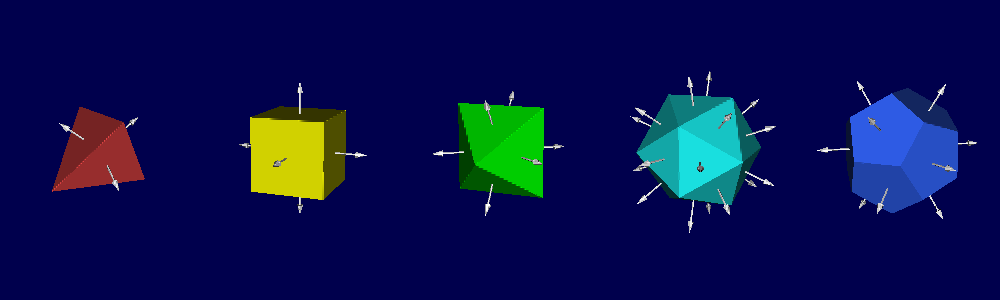

Write Python code to recreate this figure.
#!/usr/bin/env python

# Demonstrate vtkPlatonicSolidSource with cell normals visualized as
# arrow glyphs at cell centers, one viewport per solid type.

# Factory overrides
import vtkmodules.vtkInteractionStyle  # noqa: F401
import vtkmodules.vtkRenderingFreeType  # noqa: F401
import vtkmodules.vtkRenderingOpenGL2  # noqa: F401

from vtkmodules.vtkFiltersCore import (
    vtkCellCenters,
    vtkGlyph3D,
    vtkPolyDataNormals,
)
from vtkmodules.vtkFiltersSources import (
    vtkArrowSource,
    vtkPlatonicSolidSource,
)
from vtkmodules.vtkRenderingCore import (
    vtkActor,
    vtkPolyDataMapper,
    vtkRenderWindow,
    vtkRenderWindowInteractor,
    vtkRenderer,
)

# Solid 0: Tetrahedron
source_0 = vtkPlatonicSolidSource()
source_0.SetSolidType(0)
source_0.Update()

normals_0 = vtkPolyDataNormals()
normals_0.SetInputConnection(source_0.GetOutputPort())
normals_0.ComputeCellNormalsOn()
normals_0.ComputePointNormalsOff()
normals_0.SplittingOff()
normals_0.Update()

centers_0 = vtkCellCenters()
centers_0.SetInputConnection(normals_0.GetOutputPort())
centers_0.Update()

arrow_0 = vtkArrowSource()

glyphs_0 = vtkGlyph3D()
glyphs_0.SetInputConnection(centers_0.GetOutputPort())
glyphs_0.SetSourceConnection(arrow_0.GetOutputPort())
glyphs_0.SetScaleModeToScaleByVector()
glyphs_0.SetScaleFactor(0.5)
glyphs_0.SetVectorModeToUseNormal()
glyphs_0.Update()

glyph_mapper_0 = vtkPolyDataMapper()
glyph_mapper_0.SetInputConnection(glyphs_0.GetOutputPort())
glyph_mapper_0.ScalarVisibilityOff()

glyph_actor_0 = vtkActor()
glyph_actor_0.SetMapper(glyph_mapper_0)

solid_mapper_0 = vtkPolyDataMapper()
solid_mapper_0.SetInputConnection(source_0.GetOutputPort())
solid_mapper_0.ScalarVisibilityOff()

solid_actor_0 = vtkActor()
solid_actor_0.GetProperty().SetColor(1.0, 0.3, 0.3)
solid_actor_0.SetMapper(solid_mapper_0)

renderer_0 = vtkRenderer()
renderer_0.SetBackground(0.0, 0.0, 0.3)
renderer_0.AddActor(glyph_actor_0)
renderer_0.AddActor(solid_actor_0)

# Solid 1: Cube
source_1 = vtkPlatonicSolidSource()
source_1.SetSolidType(1)
source_1.Update()

normals_1 = vtkPolyDataNormals()
normals_1.SetInputConnection(source_1.GetOutputPort())
normals_1.ComputeCellNormalsOn()
normals_1.ComputePointNormalsOff()
normals_1.SplittingOff()
normals_1.Update()

centers_1 = vtkCellCenters()
centers_1.SetInputConnection(normals_1.GetOutputPort())
centers_1.Update()

arrow_1 = vtkArrowSource()

glyphs_1 = vtkGlyph3D()
glyphs_1.SetInputConnection(centers_1.GetOutputPort())
glyphs_1.SetSourceConnection(arrow_1.GetOutputPort())
glyphs_1.SetScaleModeToScaleByVector()
glyphs_1.SetScaleFactor(0.5)
glyphs_1.SetVectorModeToUseNormal()
glyphs_1.Update()

glyph_mapper_1 = vtkPolyDataMapper()
glyph_mapper_1.SetInputConnection(glyphs_1.GetOutputPort())
glyph_mapper_1.ScalarVisibilityOff()

glyph_actor_1 = vtkActor()
glyph_actor_1.SetMapper(glyph_mapper_1)

solid_mapper_1 = vtkPolyDataMapper()
solid_mapper_1.SetInputConnection(source_1.GetOutputPort())
solid_mapper_1.ScalarVisibilityOff()

solid_actor_1 = vtkActor()
solid_actor_1.GetProperty().SetColor(0.9, 0.9, 0.0)
solid_actor_1.SetMapper(solid_mapper_1)

renderer_1 = vtkRenderer()
renderer_1.SetBackground(0.0, 0.0, 0.3)
renderer_1.AddActor(glyph_actor_1)
renderer_1.AddActor(solid_actor_1)

# Solid 2: Octahedron
source_2 = vtkPlatonicSolidSource()
source_2.SetSolidType(2)
source_2.Update()

normals_2 = vtkPolyDataNormals()
normals_2.SetInputConnection(source_2.GetOutputPort())
normals_2.ComputeCellNormalsOn()
normals_2.ComputePointNormalsOff()
normals_2.SplittingOff()
normals_2.Update()

centers_2 = vtkCellCenters()
centers_2.SetInputConnection(normals_2.GetOutputPort())
centers_2.Update()

arrow_2 = vtkArrowSource()

glyphs_2 = vtkGlyph3D()
glyphs_2.SetInputConnection(centers_2.GetOutputPort())
glyphs_2.SetSourceConnection(arrow_2.GetOutputPort())
glyphs_2.SetScaleModeToScaleByVector()
glyphs_2.SetScaleFactor(0.5)
glyphs_2.SetVectorModeToUseNormal()
glyphs_2.Update()

glyph_mapper_2 = vtkPolyDataMapper()
glyph_mapper_2.SetInputConnection(glyphs_2.GetOutputPort())
glyph_mapper_2.ScalarVisibilityOff()

glyph_actor_2 = vtkActor()
glyph_actor_2.SetMapper(glyph_mapper_2)

solid_mapper_2 = vtkPolyDataMapper()
solid_mapper_2.SetInputConnection(source_2.GetOutputPort())
solid_mapper_2.ScalarVisibilityOff()

solid_actor_2 = vtkActor()
solid_actor_2.GetProperty().SetColor(0.0, 1.0, 0.0)
solid_actor_2.SetMapper(solid_mapper_2)

renderer_2 = vtkRenderer()
renderer_2.SetBackground(0.0, 0.0, 0.3)
renderer_2.AddActor(glyph_actor_2)
renderer_2.AddActor(solid_actor_2)

# Solid 3: Icosahedron
source_3 = vtkPlatonicSolidSource()
source_3.SetSolidType(3)
source_3.Update()

normals_3 = vtkPolyDataNormals()
normals_3.SetInputConnection(source_3.GetOutputPort())
normals_3.ComputeCellNormalsOn()
normals_3.ComputePointNormalsOff()
normals_3.SplittingOff()
normals_3.Update()

centers_3 = vtkCellCenters()
centers_3.SetInputConnection(normals_3.GetOutputPort())
centers_3.Update()

arrow_3 = vtkArrowSource()

glyphs_3 = vtkGlyph3D()
glyphs_3.SetInputConnection(centers_3.GetOutputPort())
glyphs_3.SetSourceConnection(arrow_3.GetOutputPort())
glyphs_3.SetScaleModeToScaleByVector()
glyphs_3.SetScaleFactor(0.5)
glyphs_3.SetVectorModeToUseNormal()
glyphs_3.Update()

glyph_mapper_3 = vtkPolyDataMapper()
glyph_mapper_3.SetInputConnection(glyphs_3.GetOutputPort())
glyph_mapper_3.ScalarVisibilityOff()

glyph_actor_3 = vtkActor()
glyph_actor_3.SetMapper(glyph_mapper_3)

solid_mapper_3 = vtkPolyDataMapper()
solid_mapper_3.SetInputConnection(source_3.GetOutputPort())
solid_mapper_3.ScalarVisibilityOff()

solid_actor_3 = vtkActor()
solid_actor_3.GetProperty().SetColor(0.1, 0.9, 0.9)
solid_actor_3.SetMapper(solid_mapper_3)

renderer_3 = vtkRenderer()
renderer_3.SetBackground(0.0, 0.0, 0.3)
renderer_3.AddActor(glyph_actor_3)
renderer_3.AddActor(solid_actor_3)

# Solid 4: Dodecahedron
source_4 = vtkPlatonicSolidSource()
source_4.SetSolidType(4)
source_4.Update()

normals_4 = vtkPolyDataNormals()
normals_4.SetInputConnection(source_4.GetOutputPort())
normals_4.ComputeCellNormalsOn()
normals_4.ComputePointNormalsOff()
normals_4.SplittingOff()
normals_4.Update()

centers_4 = vtkCellCenters()
centers_4.SetInputConnection(normals_4.GetOutputPort())
centers_4.Update()

arrow_4 = vtkArrowSource()

glyphs_4 = vtkGlyph3D()
glyphs_4.SetInputConnection(centers_4.GetOutputPort())
glyphs_4.SetSourceConnection(arrow_4.GetOutputPort())
glyphs_4.SetScaleModeToScaleByVector()
glyphs_4.SetScaleFactor(0.5)
glyphs_4.SetVectorModeToUseNormal()
glyphs_4.Update()

glyph_mapper_4 = vtkPolyDataMapper()
glyph_mapper_4.SetInputConnection(glyphs_4.GetOutputPort())
glyph_mapper_4.ScalarVisibilityOff()

glyph_actor_4 = vtkActor()
glyph_actor_4.SetMapper(glyph_mapper_4)

solid_mapper_4 = vtkPolyDataMapper()
solid_mapper_4.SetInputConnection(source_4.GetOutputPort())
solid_mapper_4.ScalarVisibilityOff()

solid_actor_4 = vtkActor()
solid_actor_4.GetProperty().SetColor(0.2, 0.4, 1.0)
solid_actor_4.SetMapper(solid_mapper_4)

renderer_4 = vtkRenderer()
renderer_4.SetBackground(0.0, 0.0, 0.3)
renderer_4.AddActor(glyph_actor_4)
renderer_4.AddActor(solid_actor_4)

# Window with horizontal viewports
render_window = vtkRenderWindow()
render_window.SetMultiSamples(0)
render_window.SetSize(1000, 300)
render_window.SetWindowName("platonic normals")

renderer_0.SetViewport(0.0, 0.0, 0.2, 1.0)
render_window.AddRenderer(renderer_0)
renderer_1.SetViewport(0.2, 0.0, 0.4, 1.0)
render_window.AddRenderer(renderer_1)
renderer_2.SetViewport(0.4, 0.0, 0.6, 1.0)
render_window.AddRenderer(renderer_2)
renderer_3.SetViewport(0.6, 0.0, 0.8, 1.0)
render_window.AddRenderer(renderer_3)
renderer_4.SetViewport(0.8, 0.0, 1.0, 1.0)
render_window.AddRenderer(renderer_4)

# Scene
camera_0 = renderer_0.GetActiveCamera()
camera_0.SetFocalPoint(0.0, 0.0, 0.0)
camera_0.SetPosition(3.0, 2.0, 8.0)
camera_0.OrthogonalizeViewUp()

camera_1 = renderer_1.GetActiveCamera()
camera_1.SetFocalPoint(0.0, 0.0, 0.0)
camera_1.SetPosition(3.0, 2.0, 8.0)
camera_1.OrthogonalizeViewUp()

camera_2 = renderer_2.GetActiveCamera()
camera_2.SetFocalPoint(0.0, 0.0, 0.0)
camera_2.SetPosition(3.0, 2.0, 8.0)
camera_2.OrthogonalizeViewUp()

camera_3 = renderer_3.GetActiveCamera()
camera_3.SetFocalPoint(0.0, 0.0, 0.0)
camera_3.SetPosition(3.0, 2.0, 8.0)
camera_3.OrthogonalizeViewUp()

camera_4 = renderer_4.GetActiveCamera()
camera_4.SetFocalPoint(0.0, 0.0, 0.0)
camera_4.SetPosition(3.0, 2.0, 8.0)
camera_4.OrthogonalizeViewUp()

# Interactor
interactor = vtkRenderWindowInteractor()
interactor.SetRenderWindow(render_window)

interactor.Initialize()
interactor.Start()
